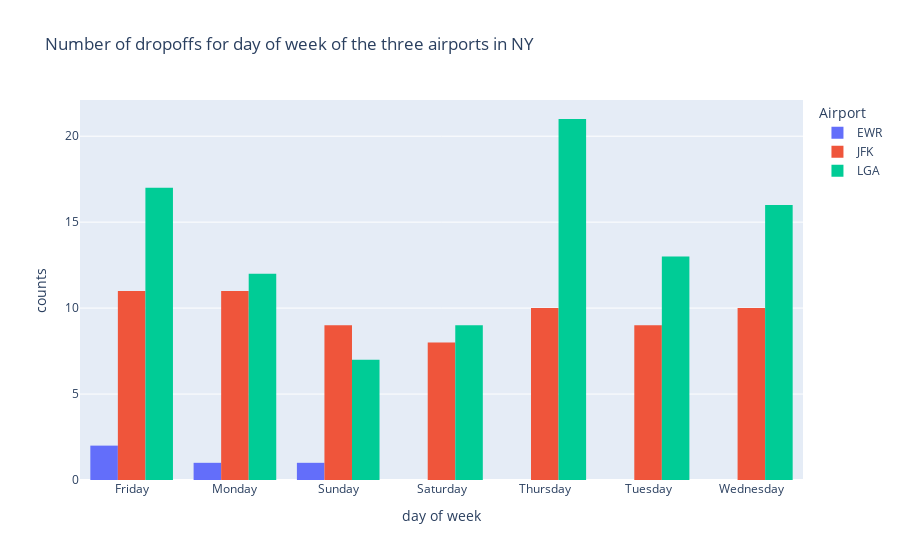

Here is the notebook cell this chart was saved with:
### Code cell
ewr_df, jfk_df, lga_df = get_airports_dataframes()
plot_airports_dropoff(ewr_df, jfk_df, lga_df)

### Figure 1 — Plotly figure (JSON) as saved in the notebook; plotly's stock layout.template omitted (floating-point values rounded to 4 significant figures)
{"data": [{"histfunc": "count", "name": "EWR", "type": "histogram", "x": ["Friday", "Friday", "Monday", "Sunday"]}, {"histfunc": "count", "name": "JFK", "type": "histogram", "x": ["Friday", "Friday", "Friday", "Friday", "Friday", "Friday", "Friday", "Friday", "Friday", "Friday", "Friday", "Monday", "Monday", "Monday", "Monday", "Monday", "Monday", "Monday", "Monday", "Monday", "Monday", "Monday", "Saturday", "Saturday", "Saturday", "Saturday", "Saturday", "Saturday", "Saturday", "Saturday", "Sunday", "Sunday", "Sunday", "Sunday", "Sunday", "Sunday", "Sunday", "Sunday", "Sunday", "Thursday", "Thursday", "Thursday", "Thursday", "Thursday", "Thursday", "Thursday", "Thursday", "Thursday", "Thursday", "Tuesday", "Tuesday", "Tuesday", "Tuesday", "Tuesday", "Tuesday", "Tuesday", "Tuesday", "Tuesday", "Wednesday", "Wednesday", "Wednesday", "Wednesday", "Wednesday", "Wednesday", "Wednesday", "Wednesday", "Wednesday", "Wednesday"]}, {"histfunc": "count", "name": "LGA", "type": "histogram", "x": ["Friday", "Friday", "Friday", "Friday", "Friday", "Friday", "Friday", "Friday", "Friday", "Friday", "Friday", "Friday", "Friday", "Friday", "Friday", "Friday", "Friday", "Monday", "Monday", "Monday", "Monday", "Monday", "Monday", "Monday", "Monday", "Monday", "Monday", "Monday", "Monday", "Saturday", "Saturday", "Saturday", "Saturday", "Saturday", "Saturday", "Saturday", "Saturday", "Saturday", "Sunday", "Sunday", "Sunday", "Sunday", "Sunday", "Sunday", "Sunday", "Thursday", "Thursday", "Thursday", "Thursday", "Thursday", "Thursday", "Thursday", "Thursday", "Thursday", "Thursday", "Thursday", "Thursday", "Thursday", "Thursday", "Thursday", "Thursday", "Thursday", "Thursday", "Thursday", "Thursday", "Thursday", "Tuesday", "Tuesday", "Tuesday", "Tuesday", "Tuesday", "Tuesday", "Tuesday", "Tuesday", "Tuesday", "Tuesday", "Tuesday", "Tuesday", "Tuesday", "Wednesday", "Wednesday", "Wednesday", "Wednesday", "Wednesday", "Wednesday", "Wednesday", "Wednesday", "Wednesday", "Wednesday", "Wednesday", "Wednesday", "Wednesday", "Wednesday", "Wednesday", "Wednesday"]}], "layout": {"legend": {"title": {"text": "Airport"}}, "title": {"text": "Number of dropoffs for day of week of the three airports in NY"}, "xaxis": {"title": {"text": "day of week"}}, "yaxis": {"title": {"text": "counts"}}}}
